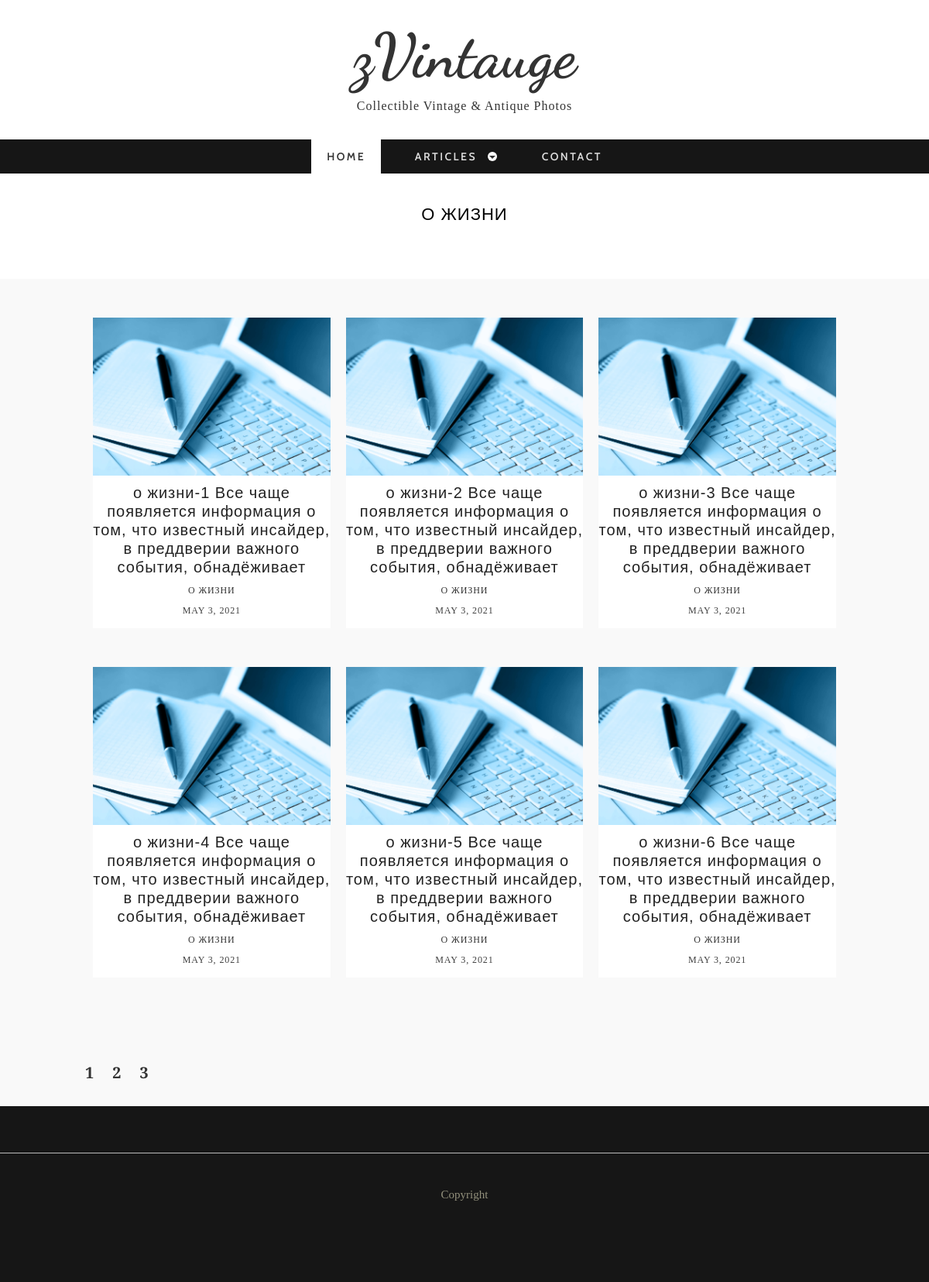
/articles/about_life, run on the app's committed database.
### tables this page shows
CREATE TABLE `categories` (
  `ID` int(11) NOT NULL,
  `NAME` varchar(255) NOT NULL,
  `CODE` varchar(255) NOT NULL
);

CREATE TABLE `posts` (
  `ID` int(11) NOT NULL,
  `ACTIVE` tinyint(1) NOT NULL,
  `TITLE` varchar(255) NOT NULL,
  `CODE` varchar(255) NOT NULL,
  `CONTENT` text NOT NULL,
  `CATEGORY_ID` int(11) NOT NULL,
  `AUTHOR_ID` int(11) NOT NULL,
  `DATE` datetime NOT NULL
);

### classes/DB.php (called while the page is built, shortened)
<?php
class DB
{
    private static $host = 'localhost';
    private static $database = 'articles';
    private static $user = 'test';
    private static $password = 'test';
    protected static function query($query)
    {
        try {
            $dsn = "mysql:dbname=" . self::$database . ";host=" . self::$host;
            $dbh = new PDO($dsn, self::$user, self::$password);
            $dbh->exec("set names utf8");
            $dbh->setAttribute(PDO::ATTR_ERRMODE, PDO::ERRMODE_EXCEPTION);
        } catch (PDOException $e) {
            die ('Ошибка подключения:' . $e->getMessage());
        }
        $resQuery = [];
        foreach ($dbh->query($query, PDO::FETCH_ASSOC) as $row) {
            $resQuery[] = $row;
        }
        return $resQuery;
    }
}

### classes/categories.php (called while the page is built, shortened)
<?php
require_once $_SERVER["DOCUMENT_ROOT"] . '/classes/DB.php';
class Categories extends DB
{
    public static function getCategoriesList( array $arSelect, array $arFilter, array $arOrder, array $arLimit): array
    {
        $select = !empty($arSelect) ? implode(",", $arSelect) : '*';
        $sql = "SELECT {$select} FROM `categories`";
        if (!empty($arFilter)) {
            $filter = self::editParameters($arFilter, '=', " AND ", '\'');
            $sql .= " WHERE {$filter}";
        }
        $order = !empty($arOrder) ? self::editParameters($arOrder, ' ', ",") : 'ID ASC';
        $sql .= " ORDER BY {$order}";
        return self::query($sql);
    }
    private static function editParameters($arParam, $connector, $separator, $otherConnector = '')
    {
        $array = [];
        foreach ($arParam as $key => $value) {
            $array[] = $key . $connector . $otherConnector . $value . $otherConnector;
        }
        return implode($separator, $array);
    }
}

### controller/init.php (called while the page is built, shortened)
<?php
require_once $_SERVER["DOCUMENT_ROOT"] . '/classes/posts.php';
require_once $_SERVER["DOCUMENT_ROOT"] . '/classes/categories.php';
if (!empty($_REQUEST['category'])) {
    $arCategory = Categories::getCategoriesList(['ID', 'NAME'], ['CODE' => $_REQUEST['category']], [], []);
    $arCategory = $arCategory[0];
    $countPosts = Posts::countPosts(['CATEGORY_ID' => $arCategory['ID']]);
    $pages = ceil($countPosts['COUNT'] / 6);
    $arArticles = [];
    $offset = empty($_REQUEST['page']) || $_REQUEST['page'] == 1 ? 0 : ($_REQUEST['page'] - 1) * 6;
        $arPosts = Posts::getPostsList(['ID', 'ACTIVE', 'TITLE', 'CODE', 'CATEGORY_ID','DATE'], ['CATEGORY_ID' => $arCategory['ID']], ['DATE' => 'DESC'], ['limit' => 6, 'offset' => $offset]);
    foreach ($arPosts as $post) {
        if ($post['ACTIVE'] == true) {
            $post['CATEGORY_NAME'] = $arCategory['NAME'];
            $post['CATEGORY_CODE'] = $_REQUEST['category'];
            $arArticles[] = $post;
        }
    }
}

### classes/posts.php (called while the page is built, shortened)
<?php
    require_once $_SERVER["DOCUMENT_ROOT"] . '/classes/DB.php';
    class Posts extends DB
    {
        public static function getPostsList(array $arSelect, array $arFilter, array $arOrder, array $arLimit): array
        {
            $select = !empty($arSelect) ? implode(",", $arSelect) : '*';
            $sql = "SELECT {$select} FROM `posts`";
            if (!empty($arFilter)) {
                $filter = self::editParameters($arFilter, '=', " AND ", '\'');
                $sql .= " WHERE {$filter}";
            }
            $order = !empty($arOrder) ? self::editParameters($arOrder, ' ', ",") : 'ID ASC';
            $sql .= " ORDER BY {$order}";
            if (!empty($arLimit) && isset($arLimit['limit'])) {
                $sql .= " LIMIT {$arLimit['limit']} ";
                $sql .= isset($arLimit['offset']) ? " OFFSET {$arLimit['offset']} " : "";
            }
            return self::query($sql);
        }
        public static function countPosts($arFilter=[])
        {
            $sql ="SELECT count(*) as COUNT FROM posts";
            if (!empty($arFilter)) {
                $filter = self::editParameters($arFilter, '=', " AND ", '\'');
                $sql.= " WHERE {$filter}";
            }
            return self::query($sql)[0];
        }
        private static function editParameters($arParam, $connector, $separator, $otherConnector = '')
        {
            $array = [];
            foreach ($arParam as $key => $value) {
                $array[] = $key . $connector . $otherConnector . $value . $otherConnector;
            }
            return implode($separator, $array);
        }
    }

### articles/section.php (the view, shortened to what this page needs)
<?php
    require_once $_SERVER["DOCUMENT_ROOT"] . '/controller/init.php';
    require_once $_SERVER["DOCUMENT_ROOT"] . '/includes/header.php';
    ?>
    <div id="container">
        <div class="wrap-container">
            <section class="content-box box-1">
                <div class="zerogrid">
                    <div class="wrap-box">
                        <div class="box-header">
                            <h2><?=ucfirst($arCategory['NAME'])?></h2>
                        </div>
                    </div>
                </div>
            </section>
        </div>
    </div>
    <div id="container">
        <div class="wrap-container">
            <section class="content-box box-style-1 box-2">
                <div class="zerogrid">
                    <div class="wrap-box">
                        <div class="row">
                            <?php if(!empty($arArticles)):
                                foreach ($arArticles as $article):?>
                                    <div class="col-1-3">
                                        <div class="wrap-col">
                                            <article>
                                                <div class="post-thumbnail-wrap">
                                                    <a href="/articles/<?= $article['ID'] ?>" class="portfolio-box">
                                                        <img src="../images/stati.jpg" alt="">
                                                    </a>
                                                </div>
                                                <div class="entry-header ">
                                                    <h3 class="entry-title"><?= $article['TITLE'] ?></h3>
                                                    <div class="l-tags"><a href="/articles/<?= $article['CATEGORY_CODE'] ?>"><?= $article['CATEGORY_NAME'] ?></a>
                                                    </div>
                                                    <div class="l-tags"><?= date('F j, Y', strtotime($article['DATE'])); ?>
                                                    </div>
                                                </div>
                                            </article>
                                        </div>
                                    </div>
                                <?php endforeach;
                            endif; ?>
                        </div>
                    </div>
                    <div class="pages">
                        <?php if(isset($pages)):
                            for($i=1;$i<=$pages; $i++): ?>
                                <a href="/articles/<?= $article['CATEGORY_CODE'] ?>?page=<?= $i ?>"><?= $i ?></a>
                            <?php endfor;
                        endif; ?>
                    </div>
                </div>
            </section>
        </div>
    </div>
<?php
    require_once $_SERVER["DOCUMENT_ROOT"] . '/includes/footer.php';
?>

### css/zerogrid.css (style rules this page uses)
.zerogrid { width: 1000px; position: relative; margin: 0 auto; padding: 0px; }
.zerogrid:after { content: "\0020"; display: block; height: 0; clear: both; visibility: hidden; }
.zerogrid .row:before, .row:after { content: '\0020'; display: block; overflow: hidden; visibility: hidden; width: 0; height: 0; }
.zerogrid .row:after { clear: both; }
.zerogrid .row { zoom: 1; }
.zerogrid .wrap-col { margin: 10px; }
.zerogrid .col-1-2, .zerogrid .col-1-3, .zerogrid .col-2-3, .zerogrid .col-1-4, .zerogrid .col-2-4, .zerogrid .col-3-4, .zerogrid .col-1-5, .zerogrid .col-2-5, .zerogrid .col-3-5, .zerogrid .col-4-5, .zerogrid .col-1-6, .zerogrid .col-2-6, .zerogrid .col-3-6, .zerogrid .col-4-6, .zerogrid .col-5-6 { float: left; display: inline-block; }
.zerogrid .col-1-3, .zerogrid .col-1-3-fixed { width: 33.33%; }

### css/style.css (style rules this page uses)
a, abbr, acronym, address, applet, article, aside, audio, b, blockquote, big, body, center, canvas, caption, cite, code, command, datalist, dd, del, details, dfn, dl, div, dt, em, embed, fieldset, figcaption, figure, font, footer, form, h1, h2, h3, h4, h5, h6, header, hgroup, html, i, iframe, img, ins, kbd, keygen, label, legend, li, meter, nav, object, ol, output, p, pre, progress, q, s, samp, section, small, span, source, strike, strong, sub, sup, table, tbody, tfoot, thead, th, tr, tdvideo, tt, u, ul, var { background: transparent; border: 0 none; font-size: 100%; margin: 0; padding: 0; border: 0; outline: 0; vertical-align: top; }
img { vertical-align: top; }
article, aside, audio, canvas, command, datalist, details, embed, figcaption, figure, footer, header, hgroup, keygen, meter, nav, output, progress, section, source, video { display: block; }
* { -webkit-box-sizing: border-box; -moz-box-sizing: border-box; box-sizing: border-box; }
html { -webkit-text-size-adjust: none; }
img { max-width: 100%; height: auto; width: auto \9; }
a { color: #333; text-decoration: none; }
h1, h2 { font-size: 25px; line-height: 30px; }
h3, h4 { font-size: 20px; line-height: 20px; }
h1, h2, h3, h4, h5, h6 { clear: both; hyphens: auto; color: #000; line-height: 1.2; font-family: 'Montserrat', sans-serif; letter-spacing: 1px; }
.post:after, .post:before, article:after, article:before, section:after, section:before { clear: both; content: '\0020'; display: block; visibility: hidden; width: 0; height: 0; }
html, body { width: 100%; padding: 0; margin: 0; }
body { font: 16px/26px Arial, Helvetica, sans-serif; font-family: 'Crimson Text', serif; background: #fff; }
.content-box .wrap-box { padding: 40px 10px; position: relative; }
.content-box .box-header { margin: 0 0 30px; text-align: center; }
.content-box .box-header h2 { font-size: 22px; display: block; text-transform: uppercase; font-weight: 500; }
.content-box.box-style-1 { background: #f9f9f9; }
.content-box.box-1 { text-align: center; }
article { background: #ffffff; color: #3F3F3F; margin-bottom: 40px; padding-bottom: 10px; }
article:after, article:before { clear: both; content: '\0020'; display: block; visibility: hidden; width: 0; height: 0; }
article .post-thumbnail-wrap { text-align: center; width: 100%; margin-bottom: 10px; }
article h3.entry-title { font-size: 20px; margin: 10px 0 5px; font-weight: 500; letter-spacing: 1px; color: #222; }
article .l-tags { text-align: center; font-size: 12px; font-family: 'Crimson Text', serif; text-transform: uppercase; letter-spacing: .9px; }
article .l-tags a { color: #333; }
article .entry-header { text-align: center; }
.portfolio-box { display: block; position: relative; margin: 0 auto; }
.pages { margin: 30px auto; }
.pages a { font-size: 20px; margin: 0 10px; font-weight: bold; }

### data on the page
categories: NAME "О ЖИЗНИ"
posts: TITLE "о жизни-1 Все чаще появляется информация о том, что известный инсайдер, в преддверии важного события, обнадёживает", CATEGORY_NAME "О ЖИЗНИ", DATE "MAY 3, 2021"
posts: TITLE "о жизни-2 Все чаще появляется информация о том, что известный инсайдер, в преддверии важного события, обнадёживает", CATEGORY_NAME "О ЖИЗНИ", DATE "MAY 3, 2021"
posts: TITLE "о жизни-3 Все чаще появляется информация о том, что известный инсайдер, в преддверии важного события, обнадёживает", CATEGORY_NAME "О ЖИЗНИ", DATE "MAY 3, 2021"
posts: TITLE "о жизни-4 Все чаще появляется информация о том, что известный инсайдер, в преддверии важного события, обнадёживает", CATEGORY_NAME "О ЖИЗНИ", DATE "MAY 3, 2021"
posts: TITLE "о жизни-5 Все чаще появляется информация о том, что известный инсайдер, в преддверии важного события, обнадёживает", CATEGORY_NAME "О ЖИЗНИ", DATE "MAY 3, 2021"
posts: TITLE "о жизни-6 Все чаще появляется информация о том, что известный инсайдер, в преддверии важного события, обнадёживает", CATEGORY_NAME "О ЖИЗНИ", DATE "MAY 3, 2021"
